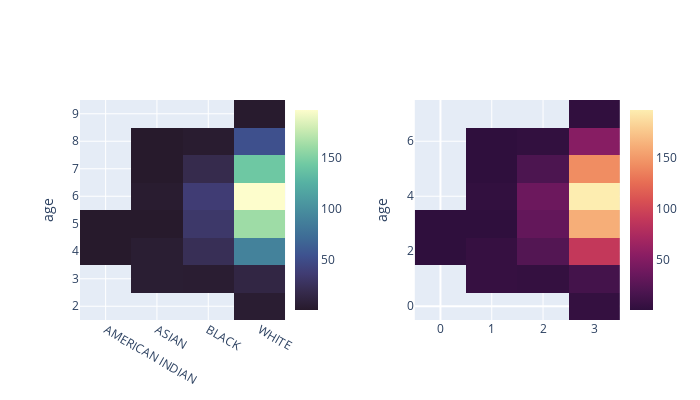

The cell this chart's notebook holds for it:
### Code cell
fig = make_subplots(1, 2, horizontal_spacing = 0.24)
fig.add_trace(go.Heatmap(x = test['re'].columns, y = test['re'].index, z = test['re'], coloraxis = 'coloraxis'), 1, 1)
fig.add_trace(go.Heatmap(z = test['re'], coloraxis = 'coloraxis2'), 1, 2)
fig.update_layout(width=700, height=400,
                  yaxis={"title": 'age'},
                  yaxis2={"title": 'age'},
                  coloraxis=dict(colorscale='deep_r', colorbar_x=0.38, colorbar_thickness=23),
                  coloraxis2=dict(colorscale='matter_r', colorbar_x=1, colorbar_thickness=23))
fig.show()

### Figure 1 — Plotly figure (JSON) as saved in the notebook; plotly's stock layout.template omitted (floating-point values rounded to 4 significant figures)
{"data": [{"coloraxis": "coloraxis", "type": "heatmap", "x": ["AMERICAN INDIAN", "ASIAN", "BLACK", "WHITE"], "xaxis": "x", "y": ["2", "3", "4", "5", "6", "7", "8", "9"], "yaxis": "y", "z": [[null, null, null, 4], [null, 5, 4, 14], [1, 5, 23, 90], [1, 1, 32, 162], [null, 3, 37, 197], [null, 1, 19, 143], [null, 1, 3, 53], [null, null, null, 2]]}, {"coloraxis": "coloraxis2", "type": "heatmap", "xaxis": "x2", "yaxis": "y2", "z": [[null, null, null, 4], [null, 5, 4, 14], [1, 5, 23, 90], [1, 1, 32, 162], [null, 3, 37, 197], [null, 1, 19, 143], [null, 1, 3, 53], [null, null, null, 2]]}], "layout": {"coloraxis": {"colorbar": {"thickness": 23, "x": 0.38}, "colorscale": [[0, "rgb(39, 26, 44)"], [0.09091, "rgb(54, 43, 77)"], [0.1818, "rgb(64, 60, 115)"], [0.2727, "rgb(62, 82, 143)"], [0.3636, "rgb(62, 108, 150)"], [0.4545, "rgb(68, 130, 155)"], [0.5455, "rgb(76, 153, 160)"], [0.6364, "rgb(86, 177, 163)"], [0.7273, "rgb(111, 201, 163)"], [0.8182, "rgb(156, 219, 165)"], [0.9091, "rgb(206, 236, 179)"], [1, "rgb(253, 253, 204)"]]}, "coloraxis2": {"colorbar": {"thickness": 23, "x": 1}, "colorscale": [[0, "rgb(47, 15, 61)"], [0.09091, "rgb(76, 21, 80)"], [0.1818, "rgb(107, 24, 93)"], [0.2727, "rgb(138, 29, 99)"], [0.3636, "rgb(168, 40, 96)"], [0.4545, "rgb(195, 56, 90)"], [0.5455, "rgb(216, 80, 83)"], [0.6364, "rgb(231, 109, 84)"], [0.7273, "rgb(240, 142, 98)"], [0.8182, "rgb(246, 173, 119)"], [0.9091, "rgb(250, 205, 145)"], [1, "rgb(253, 237, 176)"]]}, "height": 400, "width": 700, "xaxis": {"anchor": "y", "domain": [0, 0.38]}, "xaxis2": {"anchor": "y2", "domain": [0.62, 1]}, "yaxis": {"anchor": "x", "domain": [0, 1], "title": {"text": "age"}}, "yaxis2": {"anchor": "x2", "domain": [0, 1], "title": {"text": "age"}}}}
